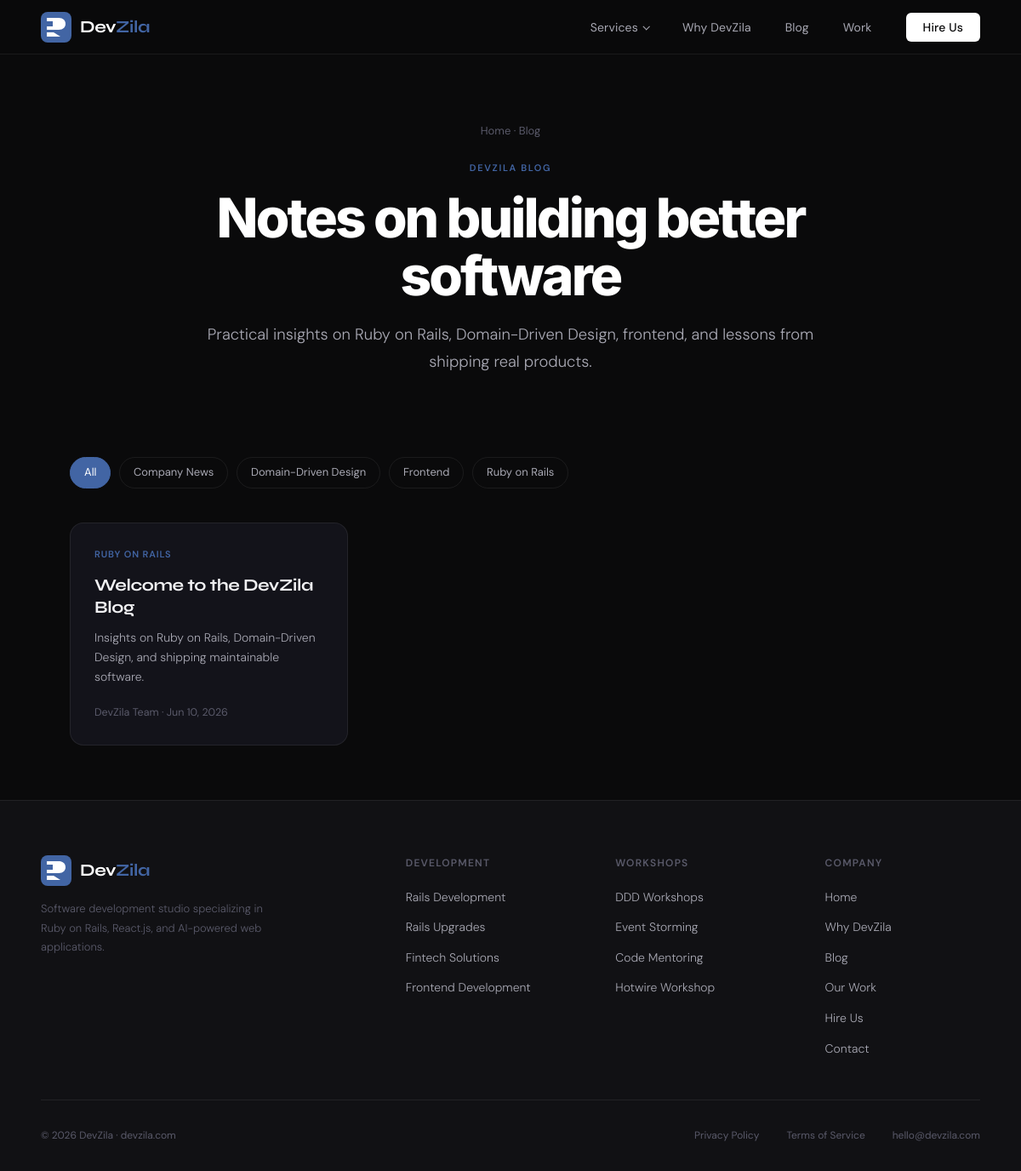
Screenshot of /blog.php with the database file from the repository.
### tables this page shows
CREATE TABLE IF NOT EXISTS blog_categories (
  id          BIGINT UNSIGNED NOT NULL AUTO_INCREMENT,
  name        VARCHAR(150)    NOT NULL,
  slug        VARCHAR(160)    NOT NULL,
  created_at  DATETIME        NOT NULL DEFAULT CURRENT_TIMESTAMP,
  PRIMARY KEY (id),
  UNIQUE KEY uniq_category_slug (slug)
);

CREATE TABLE IF NOT EXISTS blog_posts (
  id            BIGINT UNSIGNED NOT NULL AUTO_INCREMENT,
  title         VARCHAR(220)    NOT NULL,
  slug          VARCHAR(240)    NOT NULL,
  excerpt       TEXT            DEFAULT NULL,
  body          MEDIUMTEXT      NOT NULL,
  author_id     BIGINT UNSIGNED DEFAULT NULL,
  category_id   BIGINT UNSIGNED DEFAULT NULL,
  status        ENUM('draft','published') NOT NULL DEFAULT 'draft',
  published_at  DATETIME        DEFAULT NULL,
  created_at    DATETIME        NOT NULL DEFAULT CURRENT_TIMESTAMP,
  updated_at    DATETIME        NOT NULL DEFAULT CURRENT_TIMESTAMP ON UPDATE CURRENT_TIMESTAMP,
  PRIMARY KEY (id),
  UNIQUE KEY uniq_post_slug (slug),
  KEY idx_status (status),
  KEY idx_author (author_id),
  KEY idx_category (category_id),
  KEY idx_published_at (published_at),
  CONSTRAINT fk_post_author   FOREIGN KEY (author_id)   REFERENCES blog_authors(id)    ON DELETE SET NULL,
  CONSTRAINT fk_post_category FOREIGN KEY (category_id) REFERENCES blog_categories(id) ON DELETE SET NULL
);

CREATE TABLE IF NOT EXISTS blog_authors (
  id          BIGINT UNSIGNED NOT NULL AUTO_INCREMENT,
  name        VARCHAR(150)    NOT NULL,
  email       VARCHAR(200)    DEFAULT NULL,
  bio         TEXT            DEFAULT NULL,
  created_at  DATETIME        NOT NULL DEFAULT CURRENT_TIMESTAMP,
  PRIMARY KEY (id)
);

### lib/db.php (called while the page is built, shortened)
<?php
function e(?string $value): string
{
    return htmlspecialchars((string) $value, ENT_QUOTES, 'UTF-8');
}

### blog.php (the view, shortened to what this page needs)
<?php
require_once __DIR__ . '/lib/db.php';
$categorySlug = isset($_GET['category']) ? trim((string) $_GET['category']) : '';
$posts = [];
$categories = [];
$activeCategory = null;
$dbError = false;
try {
    $pdo = db();
    $categories = $pdo->query('SELECT name, slug FROM blog_categories ORDER BY name')->fetchAll();
    $sql = 'SELECT p.title, p.slug, p.excerpt, p.published_at, p.created_at,
                   a.name AS author_name, c.name AS category_name, c.slug AS category_slug
            FROM blog_posts p
            LEFT JOIN blog_authors a    ON a.id = p.author_id
            LEFT JOIN blog_categories c ON c.id = p.category_id
            WHERE p.status = "published"';
    $params = [];
    $sql .= ' ORDER BY COALESCE(p.published_at, p.created_at) DESC';
    $stmt = $pdo->prepare($sql);
    $stmt->execute($params);
    $posts = $stmt->fetchAll();
} catch (Throwable $ex) {
    $dbError = true;
}
$navServicesHref = '/#services';
require __DIR__ . '/partials/header.php';
?>
<header class="svc-header">
  <div class="breadcrumb"><a href="/">Home</a> · Blog</div>
  <div class="svc-label">DevZila Blog</div>
  <h1><?= $activeCategory ? e($activeCategory) : 'Notes on building better software' ?></h1>
  <p>Practical insights on Ruby on Rails, Domain-Driven Design, frontend, and lessons from shipping real products.</p>
</header>
<div class="blog-wrap">
  <?php if ($categories): ?>
  <div class="cat-pills">
    <a class="cat-pill <?= $categorySlug === '' ? 'active' : '' ?>" href="/blog">All</a>
    <?php foreach ($categories as $c): ?>
      <a class="cat-pill <?= $categorySlug === $c['slug'] ? 'active' : '' ?>" href="/blog?category=<?= e(urlencode($c['slug'])) ?>"><?= e($c['name']) ?></a>
    <?php endforeach; ?>
  </div>
  <?php endif; ?>
  <?php if ($dbError): ?>
    <div class="blog-empty">The blog is temporarily unavailable. Please check back soon.</div>
  <?php elseif (!$posts): ?>
    <div class="blog-empty">No posts published yet. Check back soon!</div>
  <?php else: ?>
    <div class="blog-grid">
      <?php foreach ($posts as $p): ?>
        <a class="post-card" href="/blog/<?= e($p['slug']) ?>">
          <?php if (!empty($p['category_name'])): ?>
            <div class="post-cat"><?= e($p['category_name']) ?></div>
          <?php endif; ?>
          <h2><?= e($p['title']) ?></h2>
          <p><?= e($p['excerpt'] ?? '') ?></p>
          <div class="post-meta">
            <?= e($p['author_name'] ?? 'DevZila') ?> ·
            <?= e(date('M j, Y', strtotime($p['published_at'] ?? $p['created_at']))) ?>
          </div>
        </a>
      <?php endforeach; ?>
    </div>
  <?php endif; ?>
</div>
<?php require __DIR__ . '/partials/footer.php'; ?>

### partials/header.php (shortened to what this page needs)
<?php
$useSiteCss      = $useSiteCss      ?? true;
$navServicesHref = $navServicesHref ?? '/#services';
?>
<!DOCTYPE html>
<html lang="en">
<head>
<?php if ($useSiteCss): ?>
<link rel="stylesheet" href="assets/site.css">
<?php endif; ?>
</head>
<body>
<nav>
  <a href="/" class="nav-logo">
    <svg class="logo-icon" viewBox="0 0 36 36" fill="none" xmlns="http://www.w3.org/2000/svg">
      <rect width="36" height="36" rx="8" fill="rgb(66 101 164)"/>
      <path d="M7 7h14c5 0 8 3 8 7s-3 7-8 7H7V7z" fill="white"/>
      <rect x="7" y="11" width="7" height="6" fill="rgb(66 101 164)"/>
      <path d="M7 24h8l8 5H7v-5z" fill="white"/>
    </svg>
    <span class="logo-text">Dev<span>Zila</span></span>
  </a>
  <ul class="nav-links">
    <li class="nav-dropdown">
      <a href="<?= htmlspecialchars($navServicesHref) ?>" aria-haspopup="true">Services</a>
    </li>
    <li class="hide-mobile"><a href="why-devzila">Why DevZila</a></li>
    <li class="hide-mobile"><a href="blog">Blog</a></li>
    <li class="hide-mobile"><a href="/#work">Work</a></li>
    <li><a href="hire-us" class="nav-cta">Hire Us</a></li>
  </ul>
</nav>

### partials/footer.php (shortened to what this page needs)
<footer>
  <div class="footer-inner">
    <div class="footer-top">
      <div class="footer-brand">
        <a href="/" class="nav-logo" style="text-decoration:none;">
          <svg class="logo-icon" viewBox="0 0 36 36" fill="none" xmlns="http://www.w3.org/2000/svg">
            <rect width="36" height="36" rx="8" fill="rgb(66 101 164)"/>
            <path d="M7 7h14c5 0 8 3 8 7s-3 7-8 7H7V7z" fill="white"/>
            <rect x="7" y="11" width="7" height="6" fill="rgb(66 101 164)"/>
            <path d="M7 24h8l8 5H7v-5z" fill="white"/>
          </svg>
          <span class="logo-text">Dev<span>Zila</span></span>
        </a>
        <p>Software development studio specializing in Ruby on Rails, React.js, and AI-powered web applications.</p>
      </div>
      <div class="footer-col">
        <h5>Development</h5>
        <ul>
          <li><a href="rails-development">Rails Development</a></li>
          <li><a href="rails-upgrades">Rails Upgrades</a></li>
          <li><a href="fintech-solutions">Fintech Solutions</a></li>
          <li><a href="frontend-development">Frontend Development</a></li>
        </ul>
      </div>
      <div class="footer-col">
        <h5>Workshops</h5>
        <ul>
          <li><a href="ddd-workshops">DDD Workshops</a></li>
          <li><a href="event-storming-workshops">Event Storming</a></li>
          <li><a href="code-mentoring">Code Mentoring</a></li>
          <li><a href="hotwire-workshop">Hotwire Workshop</a></li>
        </ul>
      </div>
      <div class="footer-col">
        <h5>Company</h5>
        <ul>
          <li><a href="/">Home</a></li>
          <li><a href="why-devzila">Why DevZila</a></li>
          <li><a href="blog">Blog</a></li>
          <li><a href="/#work">Our Work</a></li>
          <li><a href="hire-us">Hire Us</a></li>
          <li><a href="mailto:hello@devzila.com">Contact</a></li>
        </ul>
      </div>
    </div>
    <div class="footer-bottom">
      <span>© <?= date('Y') ?> DevZila · devzila.com</span>
      <div class="footer-legal">
        <a href="#">Privacy Policy</a>
        <a href="#">Terms of Service</a>
        <a href="mailto:hello@devzila.com">hello@devzila.com</a>
      </div>
    </div>
  </div>
</footer>
</body>
</html>

### rows the page displays
blog_categories: name "Company News"
blog_categories: name "Domain-Driven Design"
blog_categories: name "Frontend"
blog_categories: name "Ruby on Rails"
blog_posts: category.name "RUBY ON RAILS", title "Welcome to the DevZila Blog", excerpt "Insights on Ruby on Rails, Domain-Driven Design, and shipping maintainable software.", author.name "DevZila Team", published_at "Jun 10, 2026"
